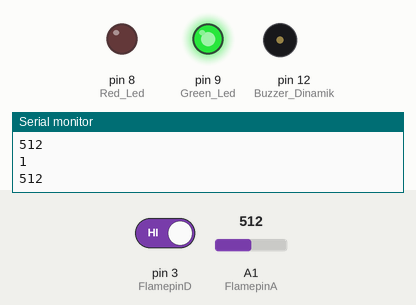
The sketch below on a simulated Arduino Uno, built with avr-gcc and run on an emulated ATmega328P. Shown: output pins drawn as LEDs (lit = HIGH), buzzer (waves = sounding, pin HIGH), the last lines printed to the serial monitor. Dashed ring = blinking. The inputs (shaded band) are chosen by the test bench; at power-on: pin 3 (FlamepinD) HIGH, A1 (FlamepinA) = 512.

Above: at 2.4 s.
2.5 s: pin 3 (FlamepinD) driven LOW
At 3.49 s:
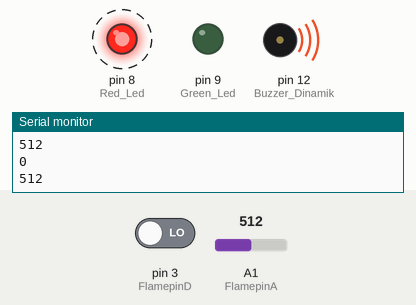
6.0 s: pin 3 (FlamepinD) driven HIGH
At 8.9 s:
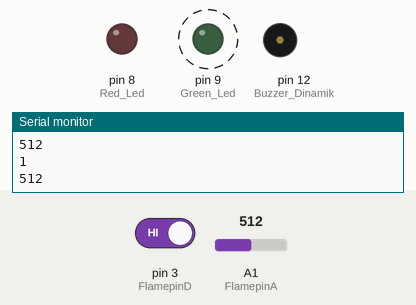
Timing chart, 0 to 15.5 s (numbered marks = the images above; inputs shaded):
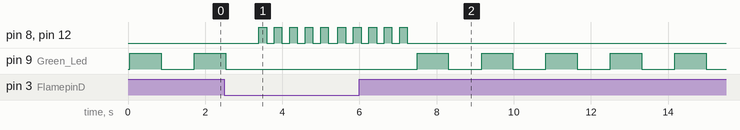

The sketch:

Anti_Flame.ino
```cpp
#define FlamepinD 3
#define FlamepinA A1
#define Green_Led 9
#define Red_Led 8
#define Buzzer_Dinamik 12
 void setup() {
Serial.begin(9600);
pinMode(FlamepinD,INPUT);
pinMode(Red_Led,OUTPUT);
pinMode(Green_Led,OUTPUT);
pinMode(Buzzer_Dinamik,OUTPUT);
}

void loop() {
Serial.println(digitalRead(FlamepinD));
Serial.println(analogRead(FlamepinA));
delay(50);
if(!digitalRead(FlamepinD)){
VulcanicaCapucina(5);
}else{
SubmarinaCapucina();
}
}


void SubmarinaCapucina () { //Questa funzione disattiva la sveglia.
digitalWrite(Green_Led,HIGH);
delay(810);
digitalWrite(Green_Led,LOW);
delay(810);


}
void VulcanicaCapucina (int done_done_done ) { //Questa funzione attiva la sveglia.
for(int ints = 0;ints<done_done_done;ints++){
digitalWrite(Buzzer_Dinamik,HIGH);
digitalWrite(Red_Led,HIGH);
delay(200);
digitalWrite(Buzzer_Dinamik,LOW);
digitalWrite(Red_Led,LOW);
delay(200);
}

}
```

Measured:
- after the input at 2.5 s, pin 8 (Red_Led), pin 12 (Buzzer_Dinamik): alternates HIGH for 0.20 s and LOW for 0.20 s, starting after 0.89 s; pin 9 (Green_Led): goes on until 2.5 s, then stays LOW
- after the input at 6.0 s, pin 8 (Red_Led), pin 12 (Buzzer_Dinamik): goes on until 7.2 s, then stays LOW; pin 9 (Green_Led): alternates HIGH for 0.81 s and LOW for 0.86 s, starting after 1.5 s
